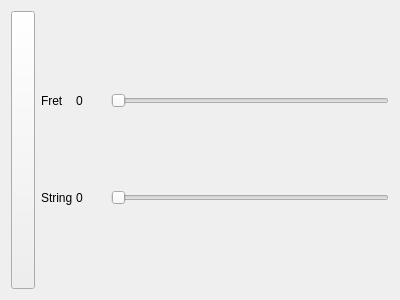
<?xml version="1.0" encoding="UTF-8"?>
<ui version="4.0">
 <class>EdgeSettingsWidget</class>
 <widget class="QWidget" name="EdgeSettingsWidget">
  <property name="geometry">
   <rect>
    <x>0</x>
    <y>0</y>
    <width>400</width>
    <height>300</height>
   </rect>
  </property>
  <property name="windowTitle">
   <string>Form</string>
  </property>
  <layout class="QHBoxLayout" name="horizontalLayout" stretch="0,1">
   <item>
    <widget class="QToolButton" name="rotationButton">
     <property name="sizePolicy">
      <sizepolicy hsizetype="Preferred" vsizetype="Expanding">
       <horstretch>0</horstretch>
       <verstretch>0</verstretch>
      </sizepolicy>
     </property>
     <property name="text">
      <string/>
     </property>
     <property name="checkable">
      <bool>true</bool>
     </property>
    </widget>
   </item>
   <item>
    <widget class="QStackedWidget" name="stackedWidget">
     <property name="currentIndex">
      <number>1</number>
     </property>
     <widget class="QWidget" name="clockwizePage">
      <layout class="QGridLayout" name="gridLayout_3" columnstretch="0,0,1" columnminimumwidth="0,35,0">
       <property name="leftMargin">
        <number>0</number>
       </property>
       <property name="topMargin">
        <number>0</number>
       </property>
       <property name="rightMargin">
        <number>0</number>
       </property>
       <property name="bottomMargin">
        <number>0</number>
       </property>
       <property name="spacing">
        <number>0</number>
       </property>
       <item row="1" column="2">
        <widget class="QSlider" name="clockStringSlider">
         <property name="orientation">
          <enum>Qt::Horizontal</enum>
         </property>
        </widget>
       </item>
       <item row="1" column="1">
        <widget class="QLabel" name="clockStringValLabel">
         <property name="text">
          <string>0</string>
         </property>
        </widget>
       </item>
       <item row="0" column="2">
        <widget class="QSlider" name="clockFretSlider">
         <property name="orientation">
          <enum>Qt::Horizontal</enum>
         </property>
        </widget>
       </item>
       <item row="0" column="1">
        <widget class="QLabel" name="clockFretValLabel">
         <property name="text">
          <string>0</string>
         </property>
        </widget>
       </item>
       <item row="0" column="0">
        <widget class="QLabel" name="fretLabel">
         <property name="text">
          <string>Fret</string>
         </property>
        </widget>
       </item>
       <item row="1" column="0">
        <widget class="QLabel" name="stringLabel">
         <property name="text">
          <string>String </string>
         </property>
        </widget>
       </item>
      </layout>
     </widget>
     <widget class="QWidget" name="antiClockwizePage">
      <layout class="QGridLayout" name="gridLayout_4" rowstretch="0,0" columnstretch="0,0,0,1" columnminimumwidth="0,35,0,0">
       <property name="leftMargin">
        <number>0</number>
       </property>
       <property name="topMargin">
        <number>0</number>
       </property>
       <property name="rightMargin">
        <number>0</number>
       </property>
       <property name="bottomMargin">
        <number>0</number>
       </property>
       <property name="spacing">
        <number>0</number>
       </property>
       <item row="1" column="1" colspan="2">
        <widget class="QLabel" name="antiStringValLabel">
         <property name="text">
          <string>0</string>
         </property>
        </widget>
       </item>
       <item row="0" column="1" colspan="2">
        <widget class="QLabel" name="antiFretValLabel">
         <property name="text">
          <string>0</string>
         </property>
        </widget>
       </item>
       <item row="0" column="3">
        <widget class="QSlider" name="antiFretSlider">
         <property name="orientation">
          <enum>Qt::Horizontal</enum>
         </property>
        </widget>
       </item>
       <item row="1" column="3">
        <widget class="QSlider" name="antiStringSlider">
         <property name="orientation">
          <enum>Qt::Horizontal</enum>
         </property>
        </widget>
       </item>
       <item row="0" column="0">
        <widget class="QLabel" name="fretLabel_2">
         <property name="text">
          <string>Fret</string>
         </property>
        </widget>
       </item>
       <item row="1" column="0">
        <widget class="QLabel" name="stringLabel_2">
         <property name="text">
          <string>String </string>
         </property>
        </widget>
       </item>
      </layout>
     </widget>
    </widget>
   </item>
  </layout>
 </widget>
 <resources/>
 <connections/>
</ui>
